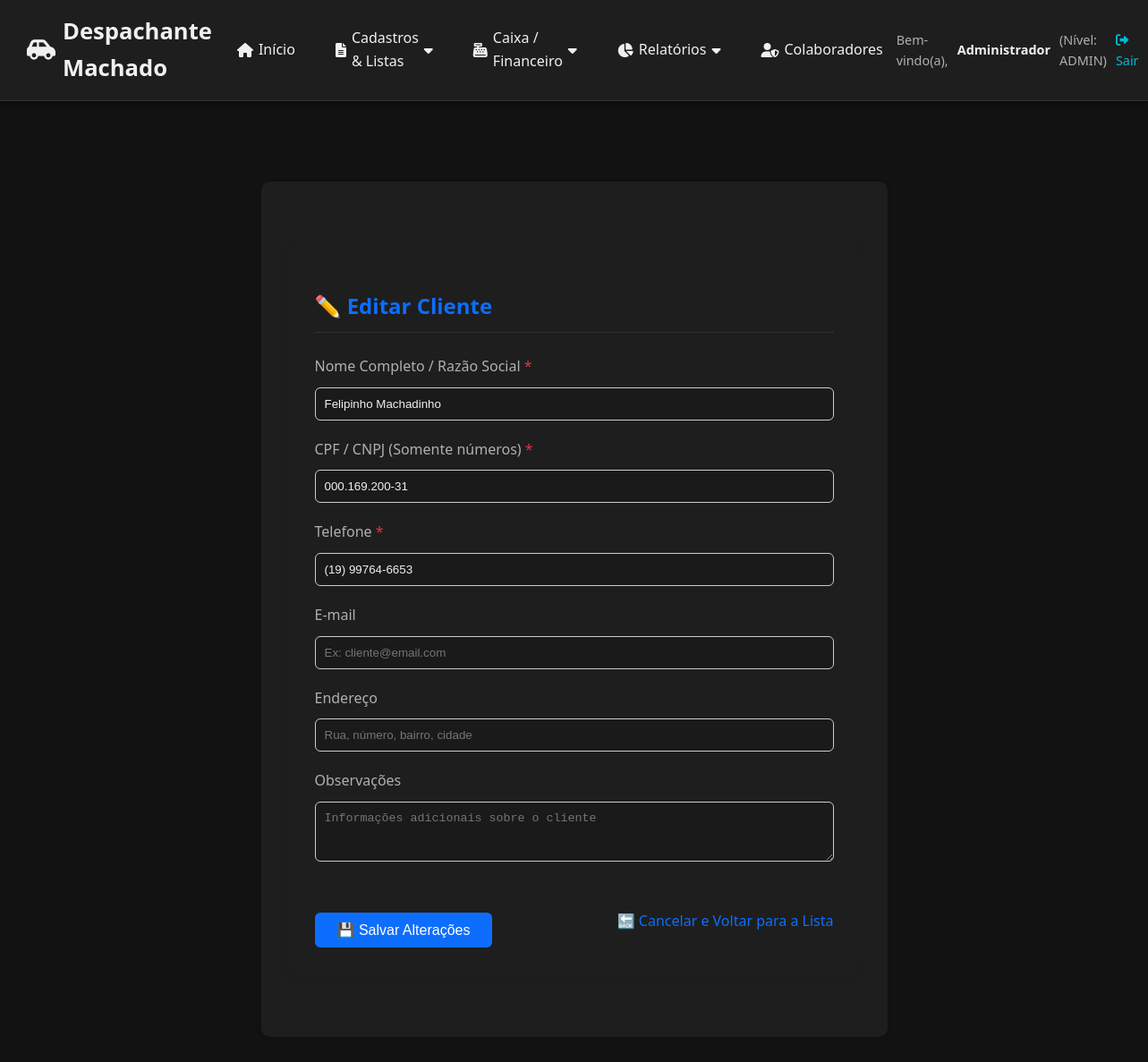
Screenshot of /clientes/editar/2 (signed in) with the database file from the repository.
### app_web.py (models this page shows)
class Cliente(db.Model):
    id = db.Column(db.Integer, primary_key=True)
    nome = db.Column(db.String(100), nullable=False)
    cpf_cnpj = db.Column(db.String(20), unique=True, nullable=False)
    telefone = db.Column(db.String(20))
    email = db.Column(db.String(100))
    endereco = db.Column(db.String(255))
    data_cadastro = db.Column(db.Date, default=datetime.utcnow)

### app_web.py (the view, shortened to what this page needs)
@app.route('/clientes/editar/<int:cliente_id>', methods=['GET', 'POST'])
@login_required
def cliente_edicao(cliente_id):
    cliente = Cliente.query.get_or_404(cliente_id)
    return render_template('clientes_edicao.html', cliente=cliente)

### app_web.py (called while the page is built)
@app.before_request
def load_user():
    g.user = session.get('nome')
    g.nivel = session.get('nivel_acesso')

def login_required(view):
    @wraps(view)
    def wrapped_view(**kwargs):
        if not session.get('logged_in'):
            flash('Você precisa fazer login para acessar esta página.', 'error')
            return redirect(url_for('login'))
        return view(**kwargs)
    return wrapped_view

### templates/clientes_edicao.html (shortened to what this page needs)
{% extends "base.html" %}
{% block content %}
<div class="content-container">
    <h2>✏️ Editar Cliente</h2>
    <form method="POST" action="{{ url_for('cliente_edicao', cliente_id=cliente.id) }}">
        <div class="form-group">
            <label for="nome">Nome Completo / Razão Social <span class="required-star">*</span></label>
            <input type="text" id="nome" name="nome" value="{{ cliente.nome }}" required autofocus>
        </div>
        <div class="form-group">
            <label for="cpf_cnpj">CPF / CNPJ (Somente números) <span class="required-star">*</span></label>
            <input type="text" id="cpf_cnpj" name="cpf_cnpj" value="{{ cliente.cpf_cnpj }}" required placeholder="Ex: 12345678900">
        </div>
        <div class="form-group">
            <label for="telefone">Telefone <span class="required-star">*</span></label>
            <input type="text" id="telefone" name="telefone" value="{{ cliente.telefone if cliente.telefone else '' }}" required placeholder="Ex: (51) 99876-5432">
        </div>
        <div class="form-group">
            <label for="email">E-mail</label>
            <input type="email" id="email" name="email" value="{{ cliente.email if cliente.email else '' }}" placeholder="Ex: cliente@email.com">
        </div>
        <div class="form-group">
            <label for="endereco">Endereço</label>
            <input type="text" id="endereco" name="endereco" value="{{ cliente.endereco if cliente.endereco else '' }}" placeholder="Rua, número, bairro, cidade">
        </div>
        <div class="form-group">
            <label for="observacoes">Observações</label>
            <textarea id="observacoes" name="observacoes" rows="3" placeholder="Informações adicionais sobre o cliente">{{ cliente.observacoes if cliente.observacoes else '' }}</textarea>
        </div>
        <div class="form-actions">
            <button type="submit" class="submit-edit-btn">💾 Salvar Alterações</button>
            <a href="{{ url_for('clientes_lista') }}" class="back-link">🔙 Cancelar e Voltar para a Lista</a>
        </div>
    </form>
</div>
{% endblock %}

### templates/base.html (style rules this page uses)
:root { --cor-primaria: #0d6efd; --cor-primaria-escura: #084298; --cor-secundaria: #198754; --cor-alerta: #ffc107; --cor-erro: #dc3545; --cor-fundo: #121212; --cor-container: #1e1e1e; --cor-texto: #f0f0f0; --cor-texto-secundario: #b0b0b0; --cor-hover: #2c2c2c; --cor-borda: #333; --sombra: rgba(0, 0, 0, 0.5); --cor-sucesso: #28a745; --cor-info: #17a2b8; --cor-aviso: #ffc107; --cor-saldo-positivo: #28a745; --cor-saldo-negativo: #e74c3c; --cor-saldo-zero: #ffc107; --cor-pendente: #5c4300; --cor-pendente-texto: #ffdb70; --cor-andamento: #003366; --cor-andamento-texto: #cce0ff; --cor-aguardando: #005662; --cor-aguardando-texto: #b2faff; --cor-concluido: #0f3d1e; --cor-concluido-texto: #9ef5b3; --cor-cancelado: #333; --cor-cancelado-texto: #ccc; --cor-pago: #0f3d1e; --cor-pago-texto: #9ef5b3; --cor-parcial: #5c4300; --cor-parcial-texto: #ffdb70; --cor-a-cobrar: #7a1a1a; --cor-a-cobrar-texto: #ffbdbd; --cor-nao-cobrado: #444; --cor-nao-cobrado-texto: #bbb; --espacamento-xs: 5px; --espacamento-sm: 10px; --espacamento-md: 15px; --espacamento-lg: 20px; --espacamento-xl: 25px; --borda-radius: 6px; --borda-radius-lg: 10px; }
* { box-sizing: border-box; }
body { font-family: 'Segoe UI', Tahoma, Geneva, Verdana, sans-serif; margin: 0; padding: 0; background-color: var(--cor-fundo); color: var(--cor-texto); line-height: 1.6; }
.content-container { background-color: var(--cor-container); padding: 25px 30px; border-radius: var(--borda-radius-lg); box-shadow: 0 4px 15px var(--sombra); max-width: 1200px; margin: 0 auto; }
h1, h2 { color: var(--cor-texto); border-bottom: 1px solid var(--cor-borda); padding-bottom: 10px; margin-bottom: 20px; font-weight: 600; }
label { display: block; margin-top: 15px; font-weight: 600; color: var(--cor-texto-secundario); }
input, select, textarea { width: 100%; padding: 10px 12px; margin-top: 5px; background-color: #1a1a1a; border: 1px solid var(--cor-borda); border-radius: var(--borda-radius); color: var(--cor-texto); transition: border-color 0.2s; }
.btn, button, input[type="submit"] { background-color: var(--cor-primaria); color: white; padding: 10px 20px; border: none; border-radius: var(--borda-radius); cursor: pointer; margin-top: 20px; font-size: 1em; font-weight: 600; text-decoration: none; display: inline-flex; align-items: center; gap: 8px; transition: background-color 0.2s, transform 0.2s; }

### templates/clientes_edicao.html (style rules this page uses)
.content-container { max-width: 700px; margin: 40px auto; padding: 30px; border-radius: 10px; box-shadow: 0 2px 8px rgba(0,0,0,0.05); }
h2 { color: var(--cor-primaria); margin-bottom: 25px; font-weight: 600; }
.form-group { margin-bottom: 20px; }
label { font-weight: 500; display: block; margin-bottom: 5px; }
input[type="text"], input[type="email"], textarea { width: 100%; padding: 10px; border: 1px solid #ccc; border-radius: 6px; transition: border-color 0.2s; }
.required-star { color: var(--cor-erro); }
.form-actions { margin-top: 30px; display: flex; justify-content: space-between; align-items: center; }
.submit-edit-btn { background-color: var(--cor-primaria); color: white; border: none; padding: 10px 25px; border-radius: 6px; cursor: pointer; font-weight: 500; transition: background-color 0.2s; }
.back-link { color: var(--cor-primaria); text-decoration: none; font-weight: 500; }

### rows the page displays
Cliente: nome "Felipinho Machadinho", cpf_cnpj "000.169.200-31", telefone "(19) 99764-6653"

### other values shown
{{ session.get('nome', 'Usuário') }} "Administrador"
{{ session.get('nivel_acesso', 'N/A') }} "ADMIN"
